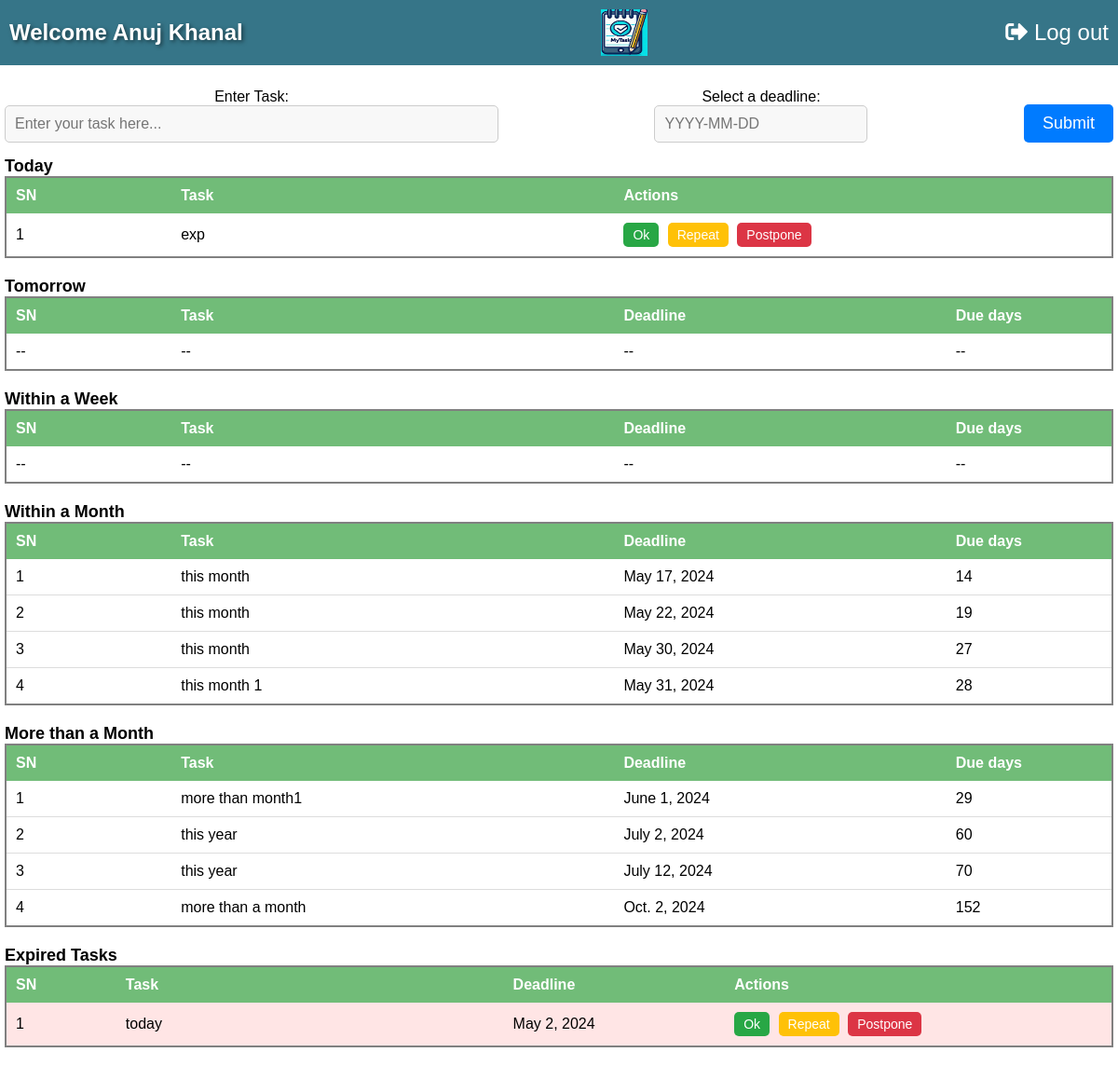
Page /home/ (signed in) on the committed database.
### app1/models.py (models this page shows, shortened)
class Task(models.Model):
    user = models.ForeignKey(User, on_delete=models.CASCADE)
    description = models.CharField(max_length=200)
    deadline = models.DateField()
    created_at=models.DateTimeField(auto_now_add=True)

### app1/views.py (the view, shortened to what this page needs)
# urls.py: path("home/",views.home,name="home"),
@login_required
@never_cache
def home(request):
    if request.method=="GET":
        current_user = request.user# Access the current logged-in user
        fname=current_user.first_name
        lname=current_user.last_name
        expired_list=[]
        today_list=[]
        tomorrow_list=[]
        thisweek_list=[]
        thismonth_list=[]
        thisyear_list=[]
        current_date = datetime.now().date()#current date
        current_month = current_date.month
        all_repeat_data = repeat.objects.filter(user=current_user)
        sorted_tasks = Task.objects.filter(user=current_user).order_by('deadline')#database ma store vako date nikaleko
        for task in sorted_tasks:
            if current_date>task.deadline:
                print("deadline finished")
                expired_list.append(task)
            elif current_date==task.deadline:
                print("deadline today")
                today_list.append(task)
            elif task.deadline == current_date + timedelta(days=1):
                print("deadline tommorrow")
                tomorrow_list.append(task)
            elif task.deadline <= current_date + timedelta(days=6):
                print("deadline this week")
                days_rem=task.deadline-current_date
                due_days=days_rem.days
                thisweek_list.append([task,due_days])
            elif task.deadline.month == current_month:
                due_days = (task.deadline - current_date).days
                thismonth_list.append([task, due_days])
            else:
                print("deadline more than a year")
                days_rem=task.deadline-current_date
                due_days=days_rem.days
                thisyear_list.append([task,due_days])
        form=InputForm()
        return render(request,"app1/home_page.html",{'form':form,'repeat':all_repeat_data,'expired':expired_list,"today":today_list,"tommorrow":tomorrow_list,"this_week":thisweek_list,"this_month":thismonth_list,"this_year":thisyear_list,"firstname":fname,"lastname":lname})

### app1/forms.py
class InputForm(forms.Form):
    description = forms.CharField(max_length=150,label='Enter Task:', widget=forms.TextInput(attrs={'placeholder': 'Enter your task here...'}))
    deadline = forms.DateField(label='Select a deadline', widget=forms.DateInput(attrs={'placeholder': 'YYYY-MM-DD'}))

### app1/templates/app1/home_page.html (shortened to what this page needs)
{%load static%}
<!DOCTYPE html>
<html lang="en">
<head>
    <link rel="stylesheet" href="https://unicons.iconscout.com/release/v2.1.6/css/unicons.css">
    <link rel="stylesheet" href="https://cdnjs.cloudflare.com/ajax/libs/font-awesome/6.0.0-beta3/css/all.min.css">
    <link rel="stylesheet" href="https://cdnjs.cloudflare.com/ajax/libs/font-awesome/5.15.1/css/all.min.css">
</head>
<body>
    <section class="navbar">
        <h3 class="greeting">Welcome {{firstname|capfirst}} {{lastname|capfirst}}</h3>
        <img src='{%static 'app1/logo.jpg'%}' class="logo">
        <a href="{%url "logout" %}"><i class="fas fa-sign-out-alt"></i> Log out</a>
    </section>
    <form class="user_input" action="{%url "home"%}" method='POST'>
        {{form}}
        <input type="submit" value="Submit">
    </form>
    <section class="task_view">
        <h1>Today</h1>
        <table class="task-table type1" id="today_table">
            <thead>
                <tr id="1">
                    <th>SN</th>
                    <th>Task</th>
                    <th>Actions</th>
                </tr>
            </thead>
            <tbody>
                {%if today%}
                {%for task in today%}
                <tr id={{task.id}}>
                    <td>{{ forloop.counter }}</td>
                    <td>{{task.description}}</td>
                    <td class="action-buttons">
                        <button class="ok">Ok</button>
                        <button class="repeat">Repeat</button>
                        <button class="postpone">Postpone</button>
                    </td>
                </tr>
                {% endfor %}
                {%endif%}
            </tbody>
        </table>
        <h1>Tomorrow</h1>
        <table class="task-table type2" id="tommorow_table">
            <thead>
                <tr id="4">
                    <th>SN</th>
                    <th>Task</th>
                    <th>Deadline</th>
                    <th>Due days</th>
                </tr>
            </thead>
            <tbody>
                {%if tommorrow%}
                {%for task in tommorrow%}
                <tr id={{task.id}}>
                    <td>{{ forloop.counter }}</td>
                    <td>{{task.description}}</td>
                    <td class="deadline">{{task.deadline}}</td>
                    <td class="due_days">1</td>
                </tr>
                {%endfor%}
                {%else%}
                <tr>
                    <td>--</td>
                    <td>--</td>
                    <td>--</td>
                    <td>--</td>
                </tr>
                {%endif%}
            </tbody>
        </table>
        <h1>Within a Week</h1>
        <table class="task-table type2" id="this_week_table">
            <thead>
                <tr>
                    <th>SN</th>
                    <th>Task</th>
                    <th>Deadline</th>
                    <th>Due days</th>
                </tr>
            </thead>
            <tbody>
                {%if this_week%}
                {%for task,due_days in this_week%}
                <tr>
                    <td>{{ forloop.counter }}</td>
                    <td>{{task.description}}</td>
                    <td class="deadline">{{task.deadline}}</td>
                    <td class="due_days">{{due_days}}</td>
                </tr>
                {%endfor%}
                {%else%}
                <tr>
                    <td>--</td>
                    <td>--</td>
                    <td>--</td>
                    <td>--</td>
                </tr>
                {%endif%}
            </tbody>
        </table>
        <h1>Within a Month</h1>
        <table class="task-table type2" id="this_month_table">
            <thead>
                <tr>
                    <th>SN</th>
                    <th>Task</th>
                    <th>Deadline</th>
                    <th>Due days</th>
                </tr>
            </thead>
            <tbody>
                {%if this_month%}
                {%for task,due_days in this_month%}
                <tr>
                    <td>{{ forloop.counter }}</td>
                    <td>{{task.description}}</td>
                    <td class="deadline">{{task.deadline}}</td>
                    <td class="due_days">{{due_days}}</td>
                </tr>
                {%endfor%}
                {%endif%}
            </tbody>
        </table>
        <h1>More than a Month</h1>
        <table class="task-table type2" id="this_month_table">
            <thead>
                <tr>
                    <th>SN</th>
                    <th>Task</th>
                    <th>Deadline</th>
                    <th>Due days</th>
                </tr>
            </thead>
            <tbody>
                {%if this_year%}
                {%for task,due_days in this_year%}
                <tr>
                    <td>{{ forloop.counter }}</td>
                    <td>{{task.description}}</td>
                    <td class="deadline">{{task.deadline}}</td>
                    <td class="due_days">{{due_days}}</td>
                </tr>
                {%endfor%}
                {%endif%}
            </tbody>
        </table>
        <h1>Expired Tasks</h1>
        <table class="task-table expired_table type3" id="expired_tables">
            <thead>
                <tr>
                    <th>SN</th>
                    <th>Task</th>
                    <th>Deadline</th>
                    <th>Actions</th>
                </tr>
            </thead>
            <tbody>
                {%if expired%}
                {%for task in expired%}
                <tr id={{task.id}}>
                    <td>{{ forloop.counter }}</td>
                    <td>{{task.description}}</td>
                    <td class="deadline">{{task.deadline}}</td>
                    <td class="action-buttons">
                        <button class="ok">Ok</button>
                        <button class="repeat">Repeat</button>
                        <button class="postpone">Postpone</button>
                    </td>
                </tr>
                {%endfor%}
                {%endif%}
            </tbody>
        </table>
    </section>
</body>
</html>

### rows in the picture
Task: description "exp"
Task: description "this month", deadline "May 17, 2024", due_days "14"
Task: description "this month", deadline "May 22, 2024", due_days "19"
Task: description "this month", deadline "May 30, 2024", due_days "27"
Task: description "this month 1", deadline "May 31, 2024", due_days "28"
Task: description "more than month1", deadline "June 1, 2024", due_days "29"
Task: description "this year", deadline "July 2, 2024", due_days "60"
Task: description "this year", deadline "July 12, 2024", due_days "70"
Task: description "more than a month", deadline "Oct. 2, 2024", due_days "152"
Task: description "today", deadline "May 2, 2024"

### other values in the picture
{{ firstname|capfirst }} "Anuj"
{{ lastname|capfirst }} "Khanal"
